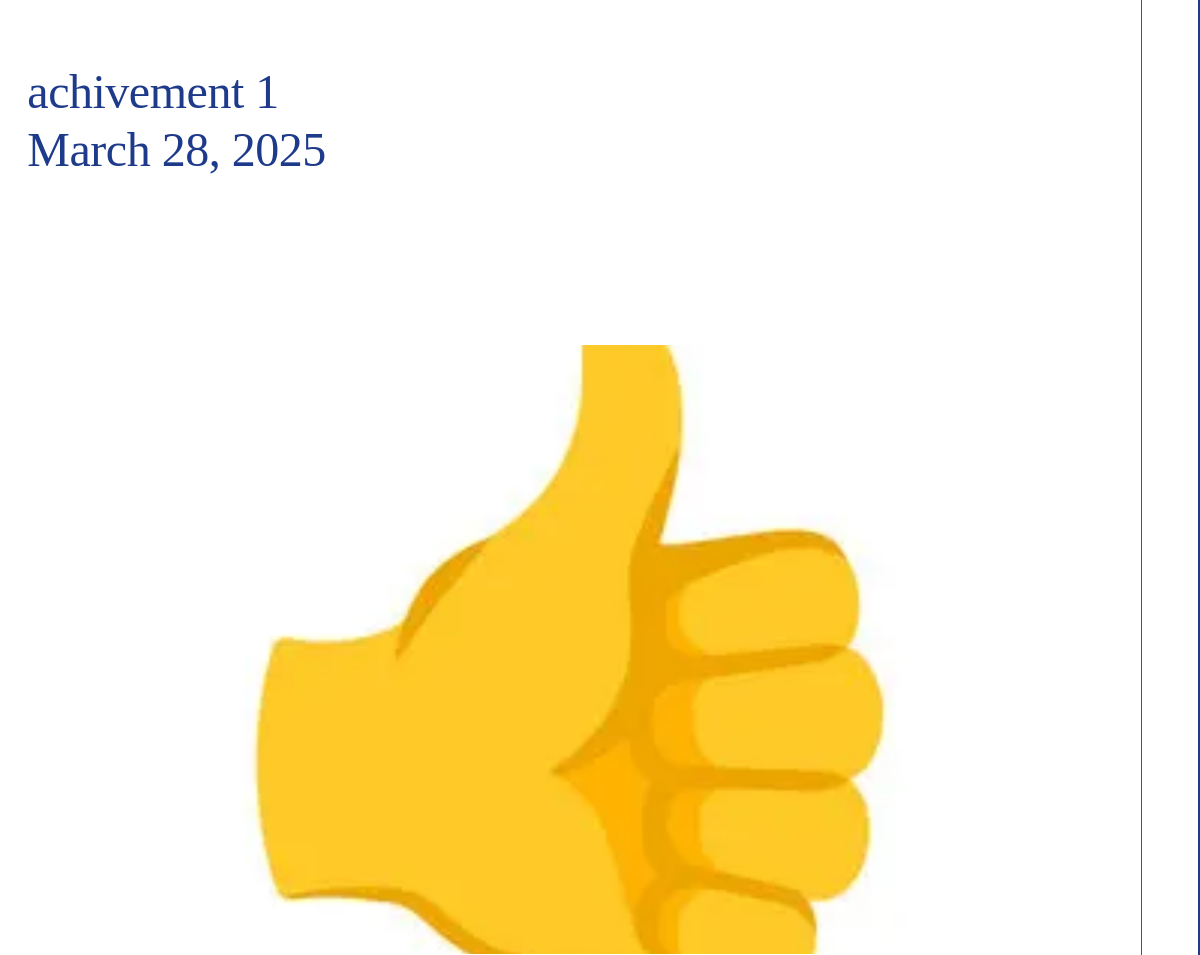
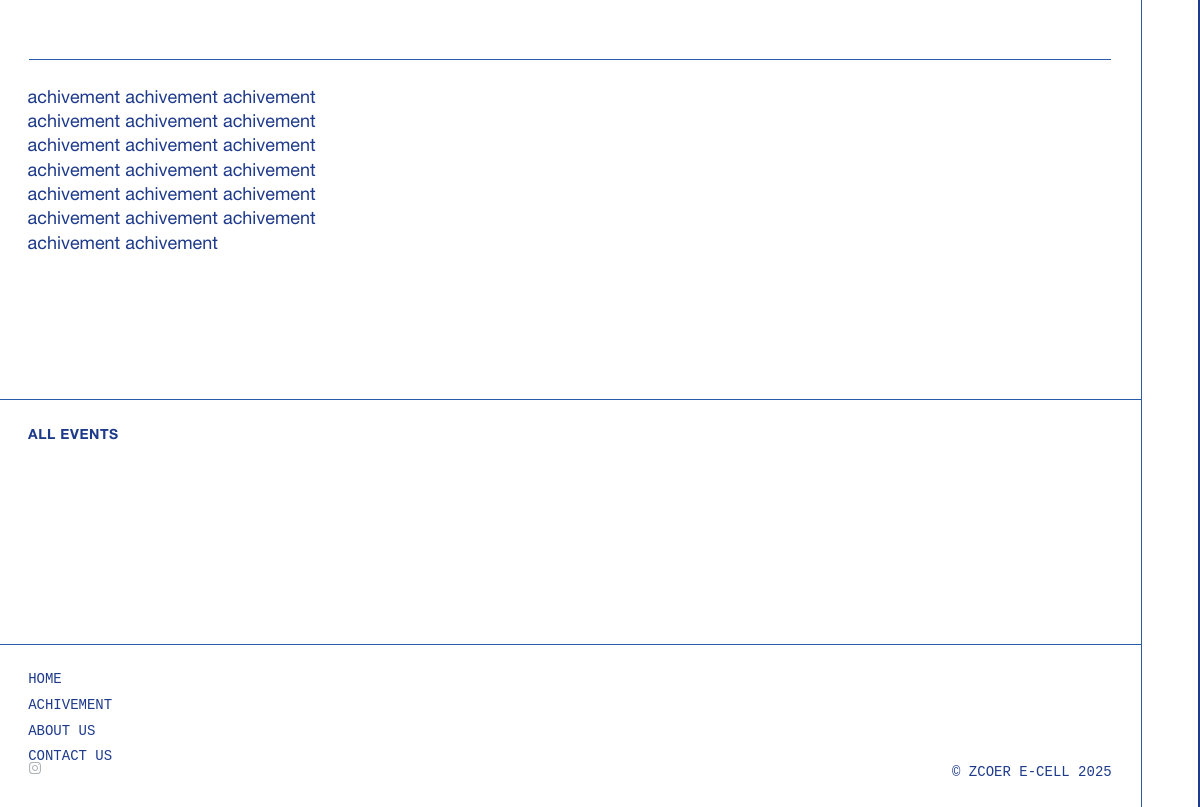
Page /single-achivement/achivement-1 on the committed database (2 pictures, top to bottom).
### GeneralApp/models.py (models this page shows, shortened)
class Achivement(models.Model):
    title = models.CharField(max_length=200)
    header_image = models.ImageField(upload_to='event_headers/')
    detail_description = HTMLField(blank=True)
    date = models.DateField(auto_now=False, auto_now_add=False)
    description = models.TextField(max_length=450, blank=True, default='', help_text="Enter 10 words description only")
    slug = models.SlugField(unique=True, blank=True, help_text="keep empty")

### mediaTeam/models.py (models this page shows, shortened)
class SocialMediaLink(models.Model):
    PLATFORM_CHOICES = [
        ('facebook', 'Facebook'),
        ('twitter', 'Twitter'),
        ('instagram', 'Instagram'),
        ('linkedin', 'LinkedIn'),
        ('youtube', 'YouTube'),
        ('github', 'GitHub'),
        ('website', 'Website'),
    ]
    platform = models.CharField(
        max_length=20,
        choices=PLATFORM_CHOICES,
        help_text="The social media platform."
    )
    url = models.URLField(
        help_text="The URL of the social media profile or page."
    )
    created_at = models.DateTimeField(
        auto_now_add=True,
        help_text="The date and time when the link was added."
    )
    updated_at = models.DateTimeField(
        auto_now=True,
        help_text="The date and time when the link was last updated."
    )
    class Meta:
        verbose_name = "Social Media Link"
        verbose_name_plural = "Social Media Links"

### GeneralApp/views.py (the view)
# urls.py: path('single-achivement/<str:slug>', views.single_achivement, name='single_achivement'),
def single_achivement(request, slug):
    event = get_object_or_404(Achivement, slug=slug)
    allEvents = Achivement.objects.all()
    img = AchivementImage.objects.filter(event=event)
    video = AchivementVideo.objects.filter(event=event)
    socialMediaLink = SocialMediaLink.objects.all()
    return render(request, 'single_Achivement.html', {
        'event': event,
        'allEvents': allEvents,
        'img_list' : img,
        'video_list' : video,
        'socialLink' : socialMediaLink
    })

### templates/single_Achivement.html (shortened to what this page needs)
{% extends "base.html" %}
{% block body_class %}work nav--pre single nav--invert{% endblock %}
{% block extra_css %}
	<link href="../static/styles/work.css" rel="stylesheet">
{% endblock %}
{% block content %}
<header class="invert">
	<section class="intro">
		<div>
			<blockquote>
				<p>{{event.title}} <br/> {{event.date}}</p>
			</blockquote>
		</div>
	</section>
</header>
<article>
  <section class="single">
        <figure style="--aspect-ratio: 16 / 9 ;">
          <picture>
            <source media="(max-width: 767px)" sizes="90vw" srcset="{{ media.header_image.url }}">
            <img src="{{ event.header_image.url }}" alt="{{ event.title }}">
          </picture>
        </figure>
  </section>
  <section class="sticky">
    <aside class="single">
      {{ event.detail_description|safe }}
    </aside>
  </section>
</article>
<section id="work">
	<header>
		<a href="{% url 'work' %}">
			<h2>All Events</h2>
		</a>
	</header>
  <br/> <br/>
</section>
{% endblock %}

### templates/base.html (shortened to what this page needs)
<!doctype html>
<html lang="en-us">
	<head>
        <link href="../static/styles/common.css" rel="stylesheet">
		{% block extra_css %}{% endblock %}
    </head>
    <body id="top" class="{% block body_class %}{% endblock %}">
<main>
        {% block content %}{% endblock %}
        <footer class="main-page-footer invert" id="footer">
			<menu class="links footer-links" style="--link--count:2">
				<li>
					<a class="" href="{% url 'index' %}">
						<p class="footer-link-title">Home</p>
					</a>
				</li>
				<li>
					<a class="" href="{% url 'achive' %}">
						<p class="footer-link-title">Achivement</p>
					</a>
				</li>
				<li>
					<a class="" href="{% url 'about' %}">
						<p class="footer-link-title">About Us</p>
					</a>
				</li>
				<li>
					<a class="" href = "#detail">
						<p class="footer-link-title">Contact Us</p>
					</a>
				</li>
			</menu>
			<menu class="links footer-promo-links" style="--link--count:2">
			</menu>
			<menu class="social footer-social">
				{% for link in socialLink %}
					<li>
						{% if link.platform == 'instagram' %}
							<a href="{{link.url}}" target="_blank">
							</a>
						{% endif %}
					</li>
				{% endfor %}
			</menu>
			<div class="b-corp-wrapper">
				<div>&nbsp;</div>
				<p class="footer-copyright">
					&copy; ZCOER E-cell 2025
				</p>
			</div>
		</footer>
    </main>
</body>
</html>

### rows in the picture
Achivement: title "achivement 1", date "March 28, 2025", header_image (picture), detail_description "achivement achivement achivement achivement achivement achivement achivement achivement achivement achivement achivement achivement achivement achivement achivement achivement achivement achivement achivement achivement"
